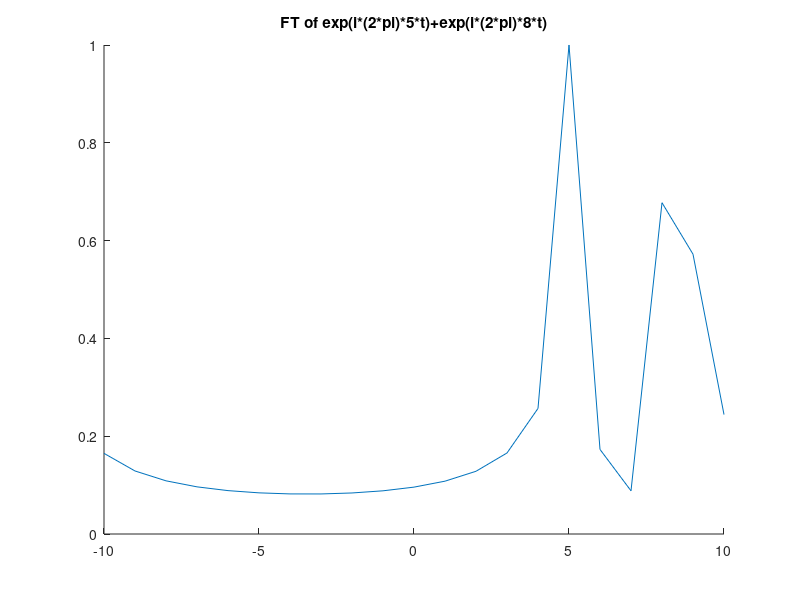
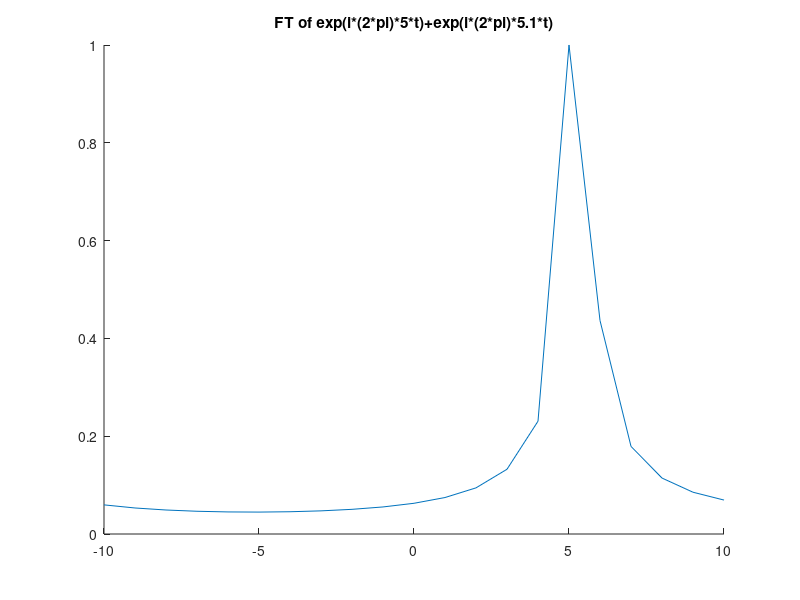

MATLAB code for these plots, in order:
%Soal 0
fs = 20;
t_end = 1;
t_start = 0;

T = abs(t_start - t_end)
ts = 1/fs
t = t_start:ts:t_end;
x01_t = exp(i*(2*pi)*5*t)+exp(i*(2*pi)*8*t);

figure(1)
y_raw = fftshift(fft(x01_t));
y = y_raw/max(abs(y_raw));

N_1 = T*fs;

f = ((-fs)/2):(fs/N_1):(fs/2);

title("FT of exp(i*(2*pi)*5*t)+exp(i*(2*pi)*8*t)");
hold on
plot(f,abs(y))
hold off

%Now I test new function

x02_t = exp(i*(2*pi)*5*t)+exp(i*(2*pi)*5.1*t);

figure(2)
y_raw = fftshift(fft(x02_t));
y = y_raw/max(abs(y_raw));

N_1 = T*fs;

f = ((-fs)/2):(fs/N_1):(fs/2);

title("FT of exp(i*(2*pi)*5*t)+exp(i*(2*pi)*5.1*t)");
hold on
plot(f,abs(y))
hold off
